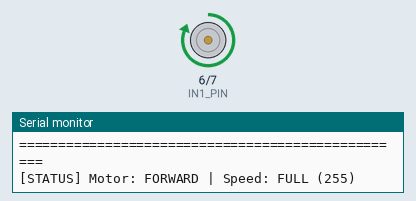
Simulated run of this sketch. Board: Arduino Nano, built with avr-gcc and run on an emulated ATmega328P. On the bench: motor-driver pin pairs drawn as motors (green arrow = first pin HIGH = forward, orange = second pin HIGH = backward, longer = more drive, scaled by the enable pin), the last lines printed to the serial monitor.

Above: at 1.8 s.
At 4.8 s:
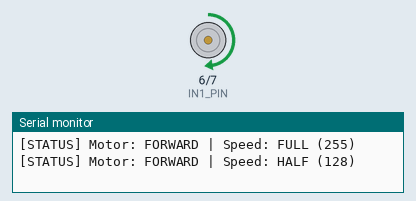
At 8.81 s:
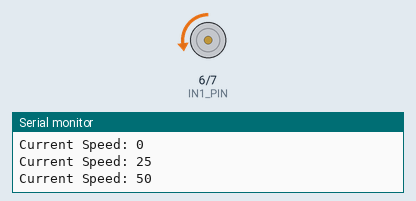
At 11.5 s:
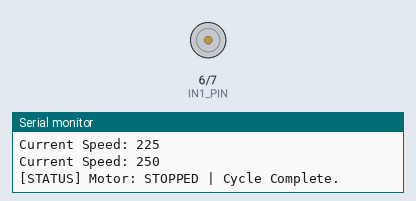
Timing chart, 0 to 16.1 s (numbered marks = the images above):
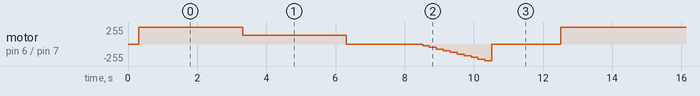

The sketch:

single_motor_control_with_nano.ino
```cpp
// Pin Definitions
const int ENA_PIN = 5; // PWM Pin for Motor Speed (D5)
const int IN1_PIN = 6; // Direction Pin 1 (D6)
const int IN2_PIN = 7; // Direction Pin 2 (D7)

void setup() {
  // Initialize Serial Communication at 9600 baud
  Serial.begin(9600);

  // Set motor control pins as outputs
  pinMode(ENA_PIN, OUTPUT);
  pinMode(IN1_PIN, OUTPUT);
  pinMode(IN2_PIN, OUTPUT);

  // Ensure motor is stopped initially
  digitalWrite(IN1_PIN, LOW);
  digitalWrite(IN2_PIN, LOW);
  analogWrite(ENA_PIN, 0);

  // Diagnostic Status Output to Serial Monitor
  Serial.println("==================================================");
  Serial.println("Arduino Nano Motor Controller Initialized!");
  Serial.println("L298N Pins Configured:");
  Serial.println("  - ENA -> Pin D5 (PWM Speed)");
  Serial.println("  - IN1 -> Pin D6 (Direction 1)");
  Serial.println("  - IN2 -> Pin D7 (Direction 2)");
  Serial.println("Connections Settled: ALL GOOD!");
  Serial.println("Motor status: READY");
  Serial.println("==================================================");
}

void loop() {
  // ==========================================
  // 1. FORWARD AT FULL SPEED (PWM = 255)
  // ==========================================
  Serial.println("[STATUS] Motor: FORWARD | Speed: FULL (255)");
  digitalWrite(IN1_PIN, HIGH);
  digitalWrite(IN2_PIN, LOW);
  analogWrite(ENA_PIN, 255); // Full Speed
  delay(3000); // Spin for 3 seconds

  // ==========================================
  // 2. FORWARD AT HALF SPEED (PWM = 128)
  // ==========================================
  Serial.println("[STATUS] Motor: FORWARD | Speed: HALF (128)");
  analogWrite(ENA_PIN, 128); // Half Speed
  delay(3000); // Spin for 3 seconds

  // ==========================================
  // 3. BRAKE / STOP MOTOR
  // ==========================================
  Serial.println("[STATUS] Motor: STOPPED");
  digitalWrite(IN1_PIN, LOW);
  digitalWrite(IN2_PIN, LOW);
  analogWrite(ENA_PIN, 0);
  delay(2000); // Pause for 2 seconds

  // ==========================================
  // 4. REVERSE SPEED RAMP UP (0 to 255)
  // ==========================================
  Serial.println("[STATUS] Motor: REVERSE | Ramping Speed Up...");
  digitalWrite(IN1_PIN, LOW);
  digitalWrite(IN2_PIN, HIGH); // Reverse direction

  for (int speedVal = 0; speedVal <= 255; speedVal += 25) {
    analogWrite(ENA_PIN, speedVal);
    Serial.print("Current Speed: ");
    Serial.println(speedVal);
    delay(200);
  }

  // ==========================================
  // 5. STOP BEFORE REPEATING CYCLE
  // ==========================================
  Serial.println("[STATUS] Motor: STOPPED | Cycle Complete.\n");
  digitalWrite(IN1_PIN, LOW);
  digitalWrite(IN2_PIN, LOW);
  analogWrite(ENA_PIN, 0);
  delay(2000);
}
```
